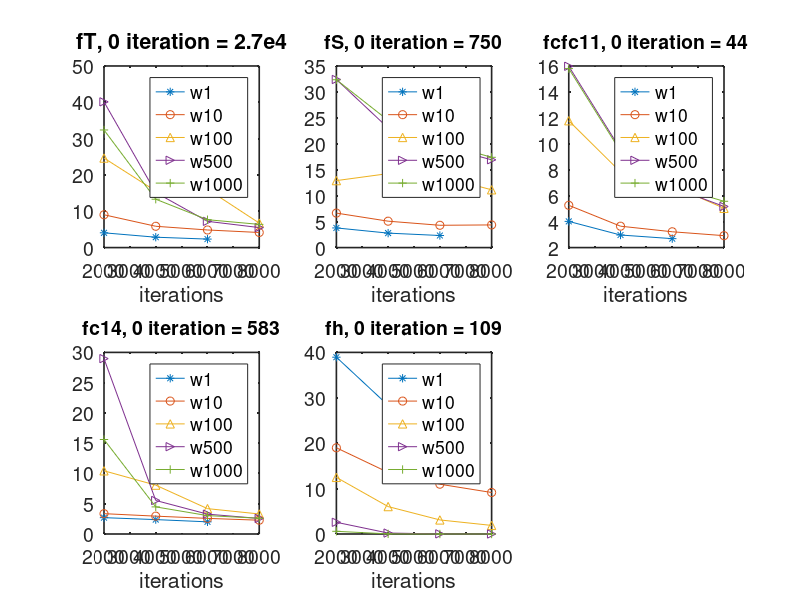

MATLAB code to generate this figure:
% data
% weight on ssh = 1
fT_1 = [4.07, 2.86, 2.34, nan];
fS_1 = [3.79, 2.79, 2.33, nan];
fcfc11_1 = [4.02, 2.97, 2.69, nan];
fc14_1 = [2.7, 2.38, 2.01, nan];
fh_1 = [38.94, 28.33, 22.66, nan];

% weight on ssh = 10
fT_10 = [9.04, 5.87, 4.85, 4.16];
fS_10 = [6.65, 5.09, 4.30, 4.37];
fcfc11_10 = [5.26, 3.65, 3.22, 2.92];
fc14_10 = [3.36, 2.95, 2.58, 2.28];
fh_10 = [189.89/10, 135.67/10, 109.66/10, 91.4/10];


% weight on ssh = 100
fT_100 = [24.65, 15.57, 16.07, 6.75];
fS_100 = [12.91, 14.26, 13.77, 11.14];
fcfc11_100 = [11.78, 7.83, 6.79, 5.03];
fc14_100 = [10.44, 8.07, 4.19,  3.31];
fh_100 = [1247/100.0, 604/100.0, 309.87/100, 189.3/100];

% weight on ssh = 500
fT_500 = [40.12, 15.15, 7.23, 5.51];
fS_500 = [32.40, 23.05, 19.58, 16.92];
fcfc11_500 = [15.98, 9.57, 6.65, 5.17];
fc14_500 = [28.97, 5.54, 3.28, 2.57];
fh_500 = [1290/500.0, 106/500, 14.42/500, 2.48/500];


% weight on ssh = 1000
fT_1000 = [32.38, 13.32, 7.68, 6.39];
fS_1000 = [32.35, 24.52,  20.23, 17.40];
fcfc11_1000 = [15.80, 9.42, 6.74, 5.57];
fc14_1000 = [15.61, 4.48, 3.04, 2.60];
fh_1000 = [592.94/1000, 26.939/1000, 2.538/1000, 0.804882/1000];


figure;
subplot(2,3,1)

it = [2000, 4000, 6000, 8000]
plot(it, fT_1, '*-');
hold on
plot(it, fT_10, 'o-');
hold on
plot(it, fT_100, '^-');
hold on
plot(it, fT_500, '>-');
hold on
plot(it, fT_1000,'+-');
legend({'w1','w10', 'w100','w500','w1000'})
title("fT, 0 iteration = 2.7e4", "fontsize", 14)
xlabel("iterations", 'fontsize', 14);
set(gca, 'fontsize', 14, 'linewidth', 1.2)

subplot(2,3,2)
plot(it, fS_1, '*-');
hold on
plot(it, fS_10, 'o-');
hold on
plot(it, fS_100, '^-');
hold on
plot(it, fS_500, '>-');
hold on
plot(it, fS_1000,'+-');
legend({'w1','w10', 'w100','w500','w1000'})
xlabel("iterations", 'fontsize', 14);
set(gca, 'fontsize', 14, 'linewidth', 1.2)
title("fS, 0 iteration = 750",  "fontsize", 14)


subplot(2,3,3)
plot(it, fcfc11_1, '*-');
hold on
plot(it, fcfc11_10, 'o-');
hold on
plot(it, fcfc11_100, '^-');
hold on
plot(it, fcfc11_500, '>-');
hold on
plot(it, fcfc11_1000,'+-');
legend({'w1','w10', 'w100','w500','w1000'})
xlabel("iterations", 'fontsize', 14);
set(gca, 'fontsize', 14, 'linewidth', 1.2)


title("fcfc11, 0 iteration = 44", "fontsize", 14)


subplot(2,3,4)
plot(it, fc14_1, '*-');
hold on
plot(it, fc14_10, 'o-');
hold on
plot(it, fc14_100, '^-');
hold on
plot(it, fc14_500, '>-');
hold on
plot(it, fc14_1000,'+-');
legend({'w1','w10', 'w100','w500','w1000'})
xlabel("iterations", 'fontsize', 14);
set(gca, 'fontsize', 14, 'linewidth', 1.2)
title("fc14, 0 iteration = 583", "fontsize", 14)


subplot(2,3,5)
plot(it, fh_1, '*-');
hold on
plot(it, fh_10, 'o-');
hold on
plot(it, fh_100, '^-');
hold on
plot(it, fh_500, '>-');
hold on
plot(it, fh_1000,'+-');
legend({'w1','w10', 'w100','w500','w1000'})
xlabel("iterations", 'fontsize', 14);
set(gca, 'fontsize', 14, 'linewidth', 1.2)

legend({'w1','w10', 'w100','w500','w1000'})
title("fh, 0 iteration = 109", "fontsize", 14)


